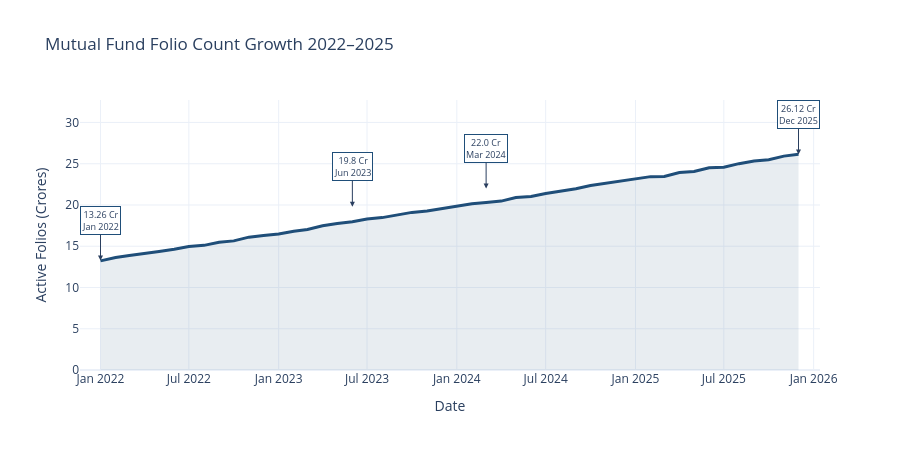

Notebook code cell kept with this figure:
### Markdown cell above
## 📋 Chart 7 — Folio Count Growth (Jan 2022 – Dec 2025)

### Code cell
fig = go.Figure()

fig.add_trace(go.Scatter(
    x=folio_df['date'], y=folio_df['folios_cr'],
    mode='lines', line=dict(color=BRAND_BLUE, width=3),
    fill='tozeroy', fillcolor='rgba(31,78,121,0.1)',
    name='Active Folios'
))

# Milestones
milestones = [
    ('2022-01-01', 13.26, '13.26 Cr<br>Jan 2022'),
    ('2023-06-01', 19.8,  '19.8 Cr<br>Jun 2023'),
    ('2024-03-01', 22.0,  '22.0 Cr<br>Mar 2024'),
    ('2025-12-01', 26.12, '26.12 Cr<br>Dec 2025'),
]
for dt, val, label in milestones:
    fig.add_annotation(x=dt, y=val, text=label, showarrow=True,
                       arrowhead=2, bgcolor='white', bordercolor=BRAND_BLUE,
                       font=dict(size=9), ax=0, ay=-40)

fig.update_layout(
    title='Mutual Fund Folio Count Growth 2022–2025',
    xaxis_title='Date', yaxis_title='Active Folios (Crores)',
    template=TEMPLATE, height=450
)
fig.write_image(str(PNG_DIR / 'chart7_folio_growth.png'), scale=2)
fig.show()
print("✅ Chart 7 saved → chart7_folio_growth.png")

### Figure 1 — Plotly figure (JSON) as saved in the notebook; plotly's stock layout.template omitted (floating-point values rounded to 4 significant figures)
{"data": [{"fill": "tozeroy", "fillcolor": "rgba(31,78,121,0.1)", "line": {"color": "#1f4e79", "width": 3}, "mode": "lines", "name": "Active Folios", "type": "scatter", "x": ["2022-01-01T00:00:00", "2022-02-01T00:00:00", "2022-03-01T00:00:00", "2022-04-01T00:00:00", "2022-05-01T00:00:00", "2022-06-01T00:00:00", "2022-07-01T00:00:00", "2022-08-01T00:00:00", "2022-09-01T00:00:00", "2022-10-01T00:00:00", "2022-11-01T00:00:00", "2022-12-01T00:00:00", "2023-01-01T00:00:00", "2023-02-01T00:00:00", "2023-03-01T00:00:00", "2023-04-01T00:00:00", "2023-05-01T00:00:00", "2023-06-01T00:00:00", "2023-07-01T00:00:00", "2023-08-01T00:00:00", "2023-09-01T00:00:00", "2023-10-01T00:00:00", "2023-11-01T00:00:00", "2023-12-01T00:00:00", "2024-01-01T00:00:00", "2024-02-01T00:00:00", "2024-03-01T00:00:00", "2024-04-01T00:00:00", "2024-05-01T00:00:00", "2024-06-01T00:00:00", "2024-07-01T00:00:00", "2024-08-01T00:00:00", "2024-09-01T00:00:00", "2024-10-01T00:00:00", "2024-11-01T00:00:00", "2024-12-01T00:00:00", "2025-01-01T00:00:00", "2025-02-01T00:00:00", "2025-03-01T00:00:00", "2025-04-01T00:00:00", "2025-05-01T00:00:00", "2025-06-01T00:00:00", "2025-07-01T00:00:00", "2025-08-01T00:00:00", "2025-09-01T00:00:00", "2025-10-01T00:00:00", "2025-11-01T00:00:00", "2025-12-01T00:00:00"], "y": [13.23, 13.62, 13.88, 14.09, 14.36, 14.63, 14.96, 15.11, 15.48, 15.65, 16.1, 16.31, 16.49, 16.82, 17.02, 17.48, 17.77, 17.97, 18.31, 18.47, 18.79, 19.1, 19.28, 19.56, 19.9, 20.15, 20.31, 20.47, 20.91, 21.03, 21.39, 21.67, 21.97, 22.35, 22.65, 22.88, 23.16, 23.44, 23.46, 23.93, 24.06, 24.52, 24.58, 25.01, 25.34, 25.48, 25.92, 26.16]}], "layout": {"annotations": [{"arrowhead": 2, "ax": 0, "ay": -40, "bgcolor": "white", "bordercolor": "#1f4e79", "font": {"size": 9}, "showarrow": true, "text": "13.26 Cr<br>Jan 2022", "x": "2022-01-01", "y": 13.26}, {"arrowhead": 2, "ax": 0, "ay": -40, "bgcolor": "white", "bordercolor": "#1f4e79", "font": {"size": 9}, "showarrow": true, "text": "19.8 Cr<br>Jun 2023", "x": "2023-06-01", "y": 19.8}, {"arrowhead": 2, "ax": 0, "ay": -40, "bgcolor": "white", "bordercolor": "#1f4e79", "font": {"size": 9}, "showarrow": true, "text": "22.0 Cr<br>Mar 2024", "x": "2024-03-01", "y": 22}, {"arrowhead": 2, "ax": 0, "ay": -40, "bgcolor": "white", "bordercolor": "#1f4e79", "font": {"size": 9}, "showarrow": true, "text": "26.12 Cr<br>Dec 2025", "x": "2025-12-01", "y": 26.12}], "height": 450, "title": {"text": "Mutual Fund Folio Count Growth 2022–2025"}, "xaxis": {"title": {"text": "Date"}}, "yaxis": {"title": {"text": "Active Folios (Crores)"}}}}
